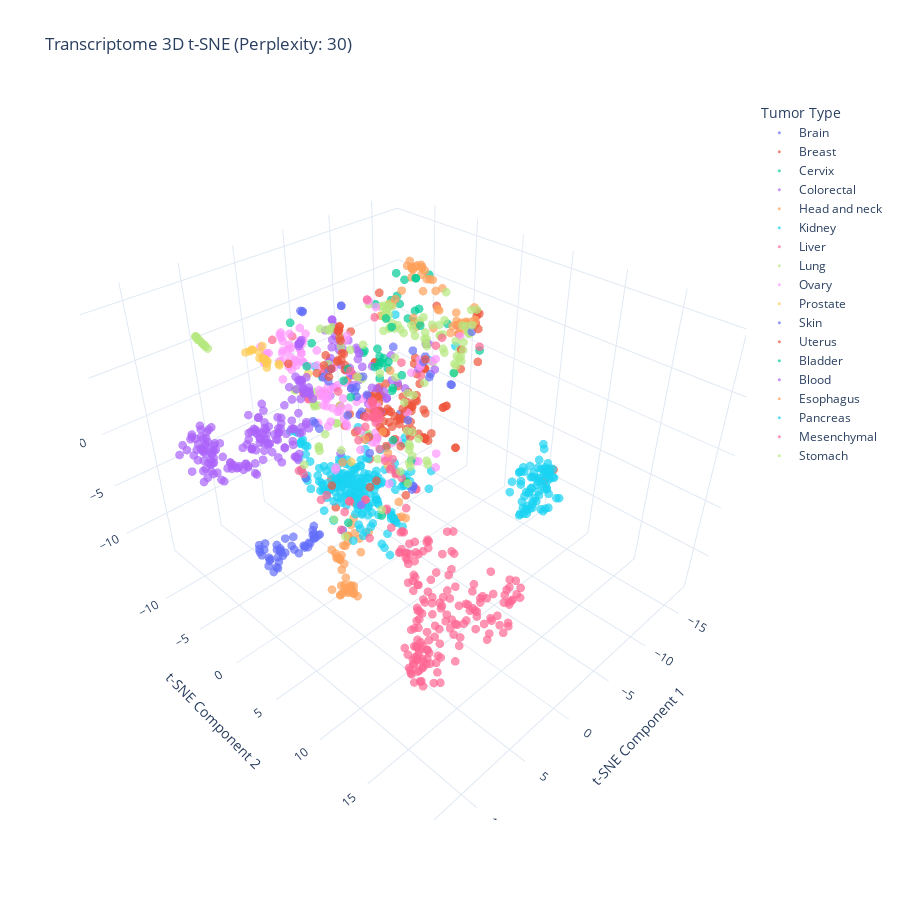
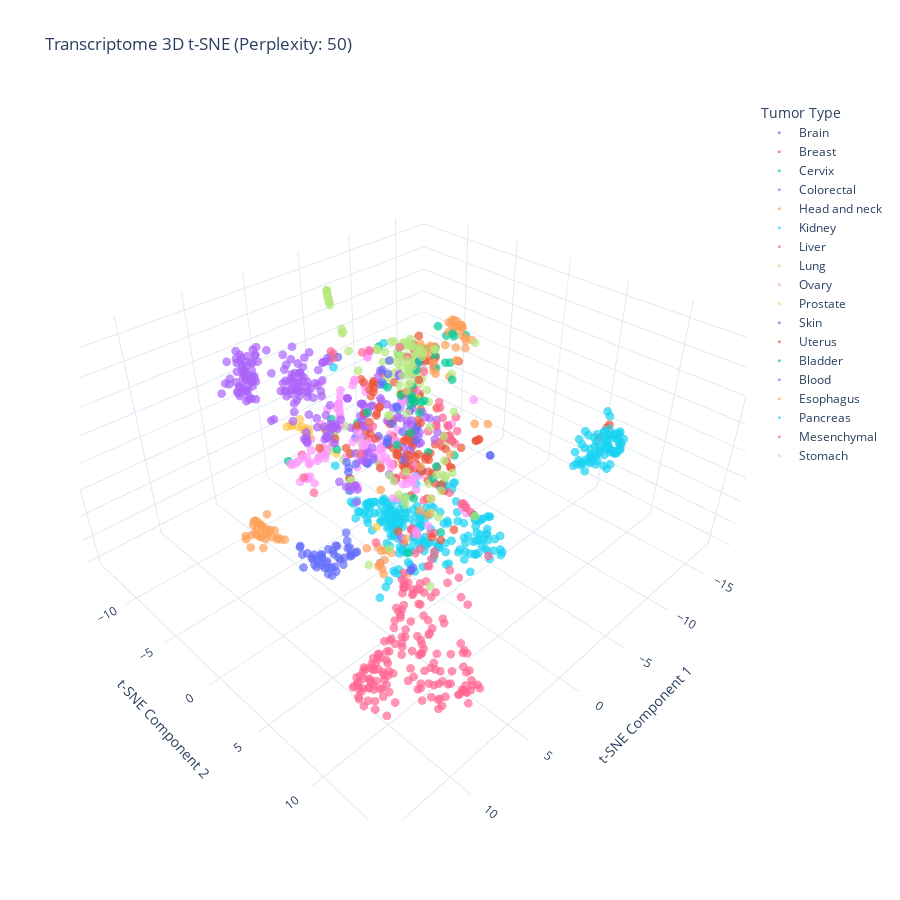

Notebook source saved alongside these figures, in order:
### Markdown cell above
Let's see how it behaves with perplexities focusing more or less in local structure, on a 3D projection.

Moreover, let's use **cosine distance instead of euclidian**: by treating gene expression vectors as directions rather than absolute positions, it ignores differences in total read counts (sequencing depth) and focuses on the pattern of expression. This usually creates much cleaner, more separated clusters.

### Code cell
perplexities = [30, 50]

for perp in perplexities:
    
    tsne_3d = TSNE(n_components=3, metric='cosine', perplexity=perp, random_state=42)
    tsne_result_3d = tsne_3d.fit_transform(transposed_matrix)
    
    tsne_df_3d = pd.DataFrame(
        tsne_result_3d, 
        columns=['TSNE1', 'TSNE2', 'TSNE3'], 
        index=expression_df.columns
    )
    tsne_df_3d['Tumor Type'] = labels
    
    fig = px.scatter_3d(
        tsne_df_3d, 
        x='TSNE1', 
        y='TSNE2', 
        z='TSNE3',
        color='Tumor Type',
        title=f'Transcriptome 3D t-SNE (Perplexity: {perp})',
        labels={
            'TSNE1': 't-SNE Component 1', 
            'TSNE2': 't-SNE Component 2',
            'TSNE3': 't-SNE Component 3'
        },
        hover_name=tsne_df_3d.index,
        template="plotly_white",
        width=900,
        height=900
    )
    
    fig.update_traces(marker=dict(size=3, opacity=0.7))
    
    filename = f'tSNE_3D_perp{perp}.html'
    fig.write_html(path.join('plots', filename))
    fig.show()
